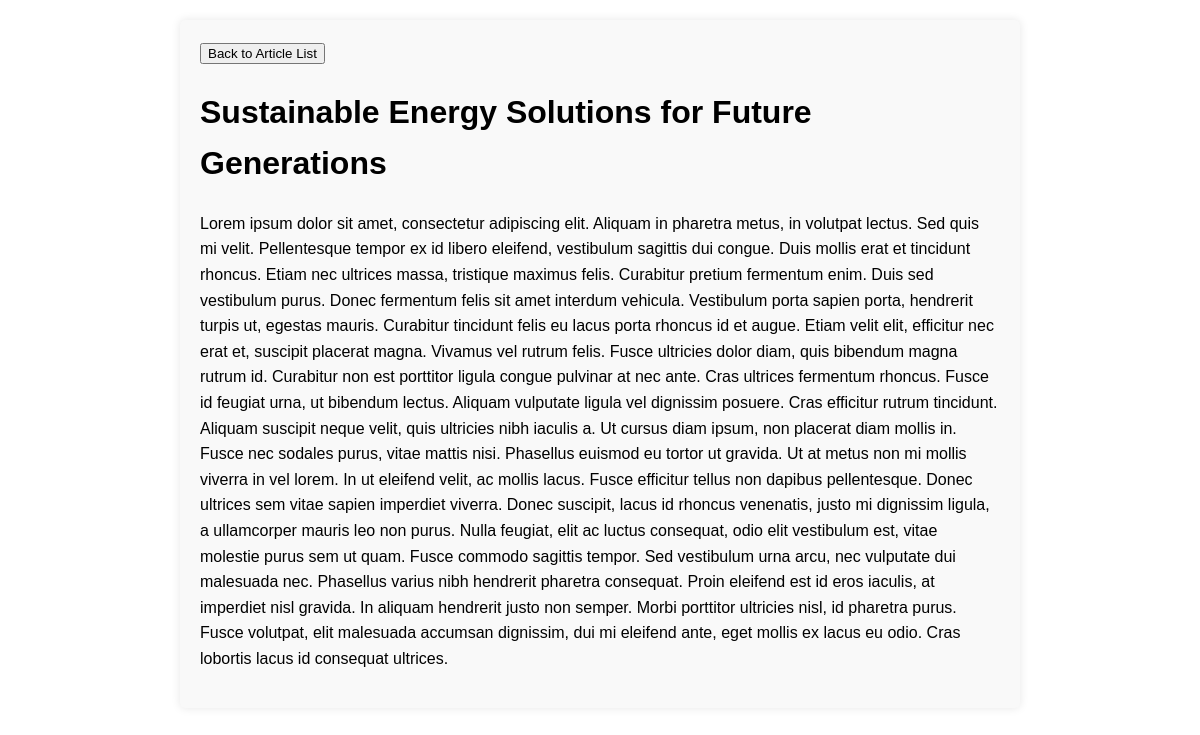
The app's page /article/sustainable-energy-solutions-for-future-generations/ with its own data.
### myapp/models.py (models this page shows, shortened)
class BlogArticle(models.Model):
    title = models.CharField(max_length=200)
    slug = models.SlugField(unique=True)
    content = models.TextField()
    author = models.ForeignKey(User, on_delete=models.CASCADE)
    publication_datetime = models.DateTimeField()
    is_online = models.BooleanField(default=True)

### myapp/views.py (the view)
# urls.py: path('article/<slug:slug>/', views.ArticleDetailView.as_view(), name='article_detail'),
class ArticleDetailView(DetailView):
    model = BlogArticle
    template_name = 'article_detail.html'
    context_object_name = 'article'

### templates/article_detail.html (shortened to what this page needs)
<!DOCTYPE html>
<html lang="en">
<head>
</head>
<body>
<div class="article-details">
    <a class="back-btn" href="{% url 'article_list' %}">
        <button>Back to Article List</button>
    </a>
    <h1>{{ article.title }}</h1>
    <p>{{ article.content }}</p>
</div>
</body>
</html>

### templates/article_detail.html (style rules this page uses)
body { font-family: Arial, sans-serif; line-height: 1.6; margin: 20px; }
.article-details { max-width: 800px; margin: 0 auto; background-color: #f9f9f9; padding: 20px; border-radius: 5px; box-shadow: 0 0 10px rgba(0, 0, 0, 0.1); }
.back-btn { margin-bottom: 10px; }

### records on screen
BlogArticle: title "Sustainable Energy Solutions for Future Generations", content "Lorem ipsum dolor sit amet, consectetur adipiscing elit. Aliquam in pharetra metus, in volutpat lectus. Sed quis mi velit. Pellentesque tempor ex id libero eleifend, vestibulum sagittis dui congue. Duis mollis erat et tincidunt rhoncus. Etiam nec ultrices massa, tristique maximus felis. Curabitur pretium fermentum enim. Duis sed vestibulum purus. Donec fermentum felis sit amet interdum vehicula. Vestibulum porta sapien porta, hendrerit turpis ut, egestas mauris. Curabitur tincidunt felis eu lacus porta rhoncus id et augue. Etiam velit elit, efficitur nec erat et, suscipit placerat magna. Vivamus vel rutrum felis. Fusce ultricies dolor diam, quis bibendum magna rutrum id. Curabitur non est…"
